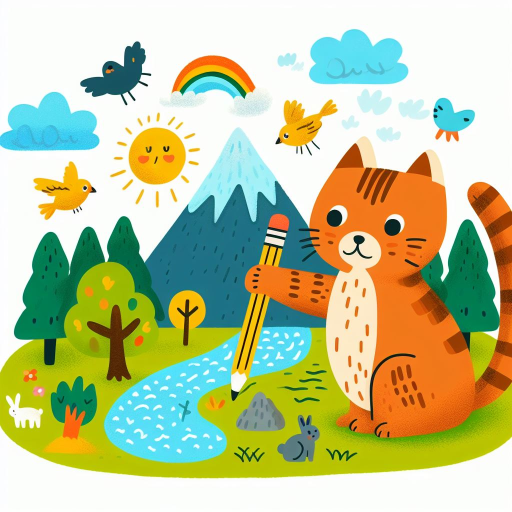
#> input picture Python/itzy.jpeg, 1024 x 1024 px (shown at 1/2 size)
$ python script4.py
#> lines starting #> are read from the running program, lines starting #| are printed output that depends on the picture
import cv2
import matplotlib
import numpy as np
from matplotlib import pyplot as plt

imggambar= cv2.imread("itzy.jpeg",-1)
#> imggambar is the input picture: shape (1024, 1024, 3); mean B, G, R 150.4, 196.9, 189.5

cv2.imshow("Original image", imggambar)
imgresize= cv2.resize(imggambar,(200,500))
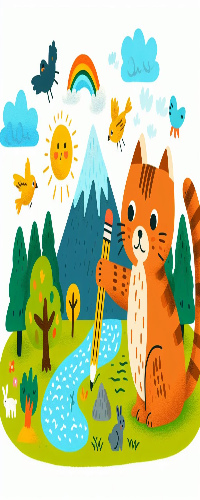
#> imgresize: shape (500, 200, 3); mean B, G, R 150.3, 196.8, 189.4
cv2.imshow("citra hasil",imgresize)
cv2.waitKey(0)
cv2.destroyAllWindows
